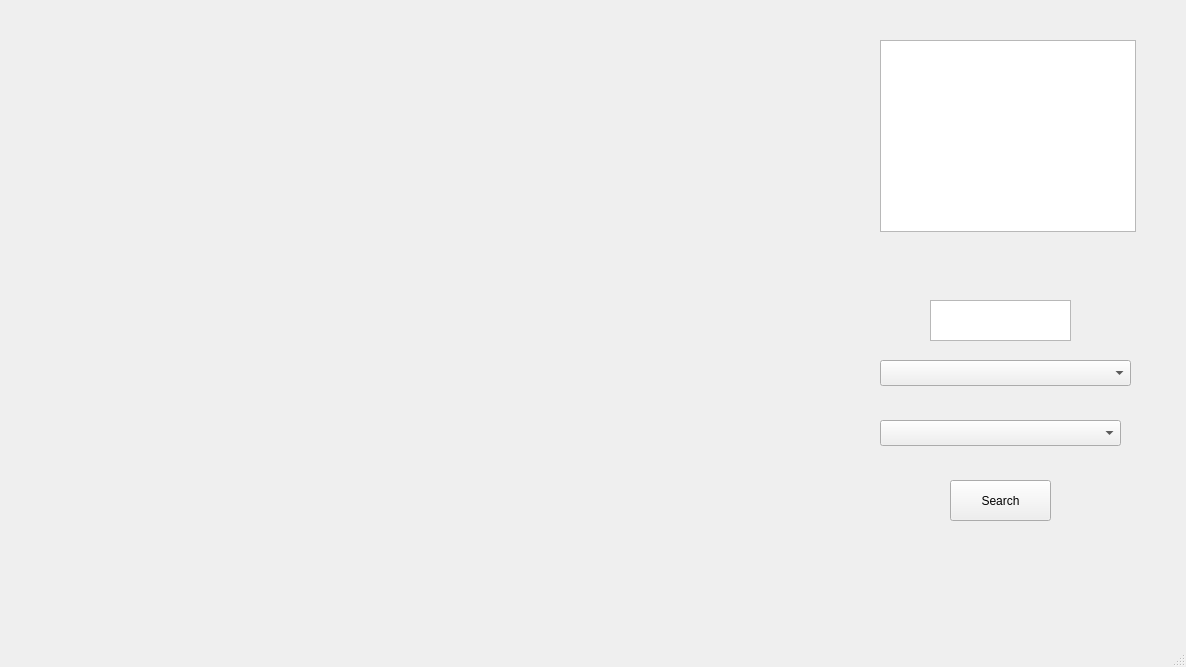
<?xml version="1.0" encoding="UTF-8"?>
<ui version="4.0">
 <class>mainwindow</class>
 <widget class="QMainWindow" name="mainwindow">
  <property name="geometry">
   <rect>
    <x>0</x>
    <y>0</y>
    <width>1186</width>
    <height>667</height>
   </rect>
  </property>
  <property name="windowTitle">
   <string>mainwindow</string>
  </property>
  <widget class="QWidget" name="centralwidget">
   <widget class="QTextEdit" name="cityInput">
    <property name="geometry">
     <rect>
      <x>930</x>
      <y>300</y>
      <width>141</width>
      <height>41</height>
     </rect>
    </property>
   </widget>
   <widget class="QTextBrowser" name="displayData">
    <property name="geometry">
     <rect>
      <x>880</x>
      <y>40</y>
      <width>256</width>
      <height>192</height>
     </rect>
    </property>
   </widget>
   <widget class="QPushButton" name="searchBtn">
    <property name="geometry">
     <rect>
      <x>950</x>
      <y>480</y>
      <width>101</width>
      <height>41</height>
     </rect>
    </property>
    <property name="text">
     <string>Search</string>
    </property>
   </widget>
   <widget class="QComboBox" name="stationComboBox">
    <property name="geometry">
     <rect>
      <x>880</x>
      <y>420</y>
      <width>241</width>
      <height>26</height>
     </rect>
    </property>
   </widget>
   <widget class="QComboBox" name="parameterComboBox">
    <property name="geometry">
     <rect>
      <x>880</x>
      <y>360</y>
      <width>251</width>
      <height>26</height>
     </rect>
    </property>
   </widget>
   <widget class="QWidget" name="chartContainer" native="true">
    <property name="geometry">
     <rect>
      <x>30</x>
      <y>40</y>
      <width>761</width>
      <height>481</height>
     </rect>
    </property>
   </widget>
  </widget>
  <widget class="QMenuBar" name="menubar">
   <property name="geometry">
    <rect>
     <x>0</x>
     <y>0</y>
     <width>1186</width>
     <height>21</height>
    </rect>
   </property>
  </widget>
  <widget class="QStatusBar" name="statusbar"/>
 </widget>
 <resources/>
 <connections/>
</ui>
